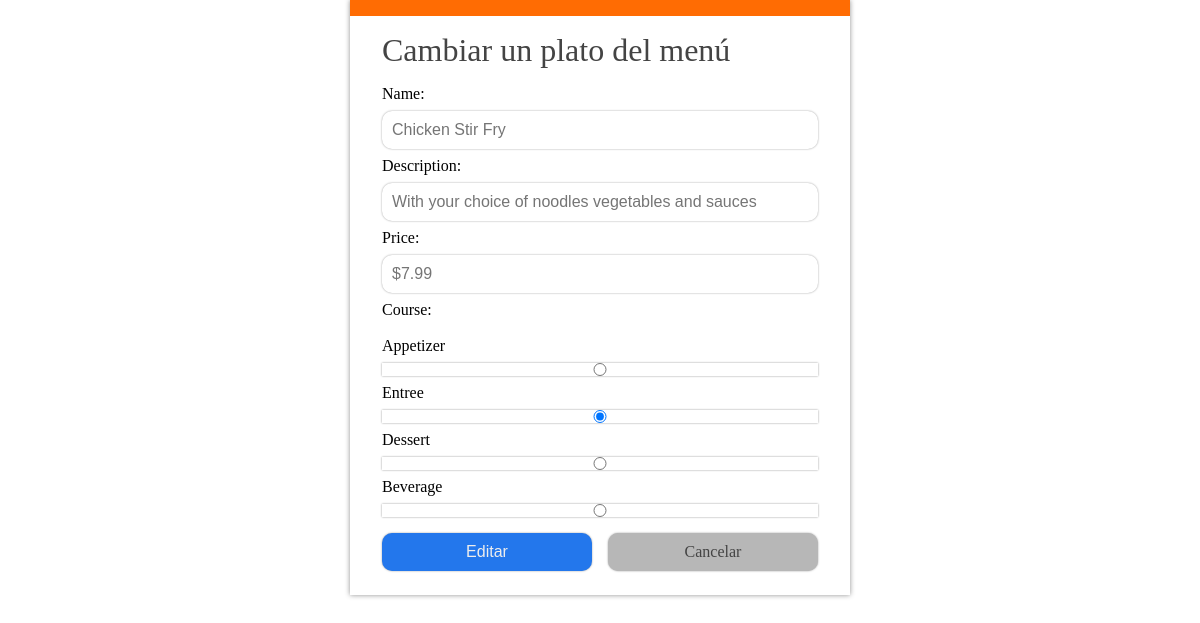
The page /restaurant/2/menu/10/edit on the database as committed earlier.
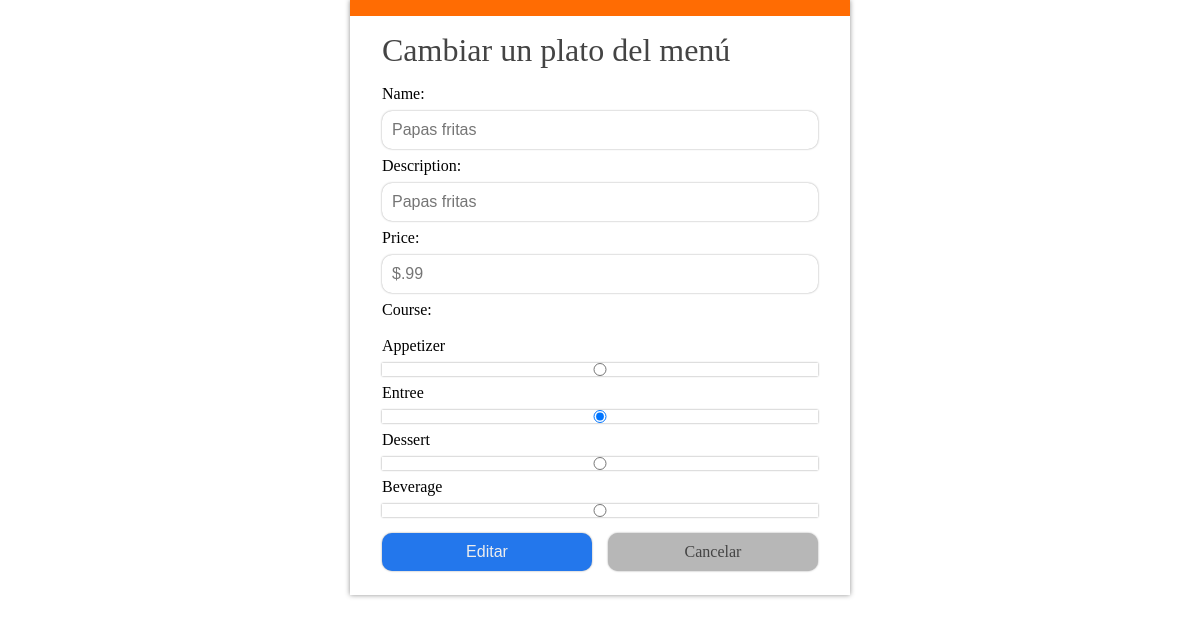
The same page on the database as committed later.
### el finalfinal proyecto/database_setup.py (models this page shows, shortened)
class MenuItem(Base):
    __tablename__ = 'menu_item'
    name = Column(String(80), nullable=False)
    id = Column(Integer, primary_key=True)
    description = Column(String(250))
    price = Column(String(8))
    course = Column(String(250))
    restaurant_id = Column(Integer, ForeignKey('restaurant.id'))
    restaurant = relationship(Restaurant)

### el finalfinal proyecto/finalproject.py (the view)
@app.route('/restaurant/<int:restaurant_id>/menu/<int:menu_id>/edit',
           methods=['GET', 'POST'])
def editMenuItem(restaurant_id, menu_id):
    DBSession = sessionmaker(bind=engine)
    session = DBSession()
    editedItem = session.query(MenuItem).filter_by(id=menu_id).one()
    if request.method == 'POST':
        if request.form['name']:
            editedItem.name = request.form['name']
        if request.form['description']:
            editedItem.description = request.form['name']
        if request.form['price']:
            editedItem.price = request.form['price']
        if request.form['course']:
            editedItem.course = request.form['course']
        session.add(editedItem)
        session.commit()
        return redirect(url_for('showMenu', restaurant_id=restaurant_id))
    else:
        return render_template(
            'editmenuitem.html', restaurant_id=restaurant_id, menu_id=menu_id, item=editedItem)

### el finalfinal proyecto/templates/editmenuitem.html (shortened to what this page needs)
<!DOCTYPE html>
<html lang="en">
<head>
	<link rel=stylesheet type=text/css href="{{ url_for('static', filename='edit.css') }}">
</head>
<body>
	<form action="#" method = 'post'>
	<h1> Cambiar un plato del menú </h1>
	<p>Name:</p>
		<input type ='text' size='30' name='name' placeholder = '{{item.name }}'>
	<p>Description:</p>
		<input type ='text' size='30' name='description' placeholder = '{{item.description}}'>
	<p>Price:</p>
		<input type ='text' size='30' name='price' placeholder = '{{item.price}}'>
	<p>Course:<p><br>
	{% if item.course == 'Appetizer' %}
	Appetizer
		<input type ='radio' name='course' value='Appetizer'checked>
	{%else%}
	Appetizer
	<input type ='radio' name='course' value='Appetizer'>
	{% endif %}
	{% if item.course == 'Entree' %}
	Entree
	<input type ='radio' name='course' value='Entree' checked>
	{%else%}
	Entree
		<input type ='radio' name='course' value='Entree'>
	{% endif %}
	{% if item.course == 'Dessert'%}
	Dessert
		<input type ='radio' name='course' value='Dessert'checked>
	{% else %}
	Dessert
	   <input type ='radio' name='course' value='Dessert'>
	{% endif %}
	{%if item.course =='Beverage'%}
	Beverage
		<input type ='radio' name='course' value='Beverage'checked>
	{% else %}
	Beverage
		<input type ='radio' name='course' value='Beverage'>
	{% endif %}
	<div class="botones">
		<input type='submit' value='Editar'>
		<a href='{{url_for('showRestaurants')}}'>Cancelar</a>
	</div>
	</form>
</body>
</html>

Rows that differ between the two databases and show on the page:
changed MenuItem: name "Chicken Stir Fry" → "Papas fritas"; description "With your choice of noodles vegetables and sauces" → "Papas fritas"; price "$7.99" → "$.99"
